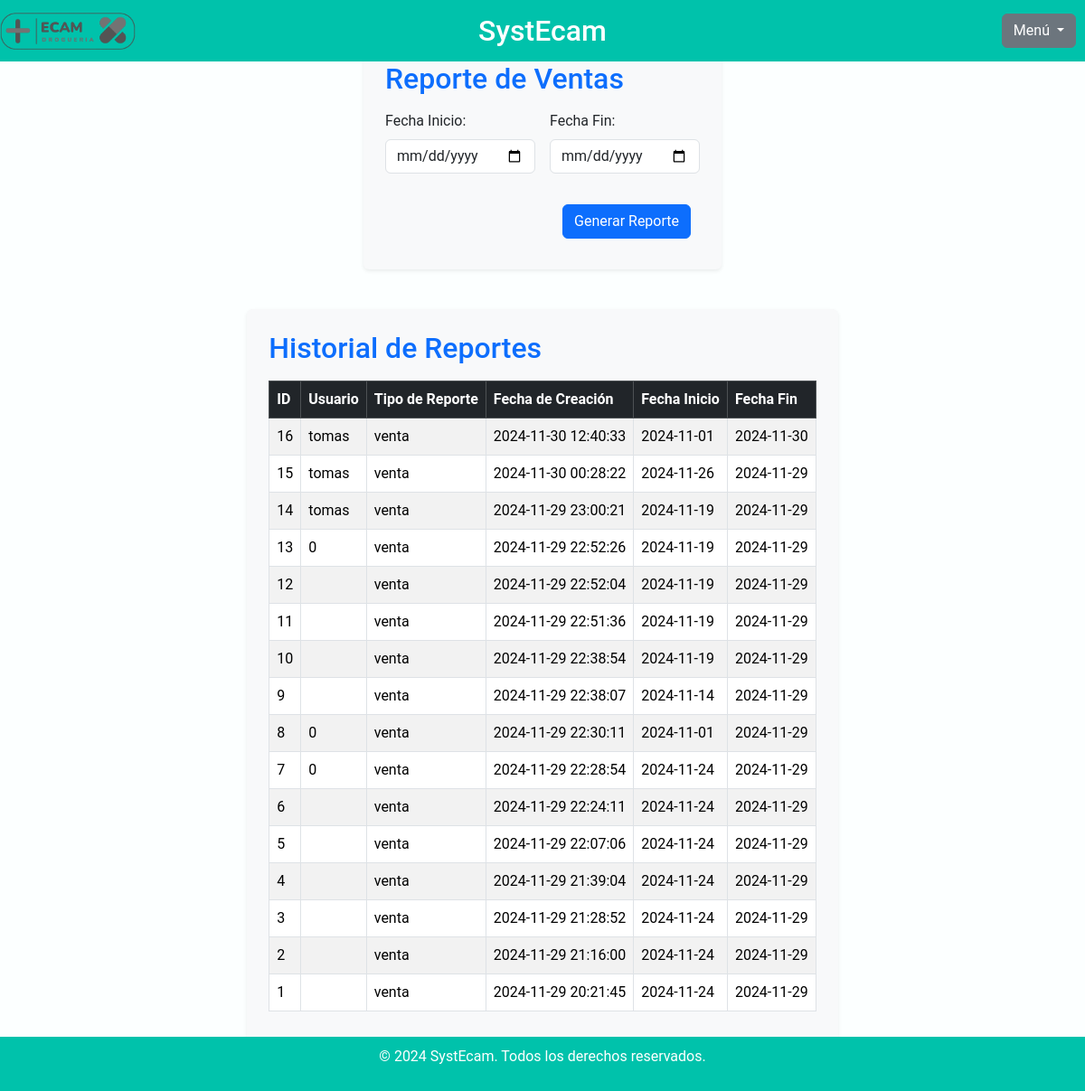
/reporte.php (signed in), run on the app's committed database.
### tables this page shows
CREATE TABLE `historial_reportes` (
  `id_reporte` int(11) NOT NULL,
  `id_usuario` int(45) DEFAULT NULL,
  `tipo_reporte` varchar(255) DEFAULT 'venta',
  `fecha_creacion` datetime DEFAULT current_timestamp(),
  `nombre_usuario` varchar(255) DEFAULT NULL,
  `fecha_inicio` date NOT NULL,
  `fecha_fin` date NOT NULL
);

### reporte.php (the view, shortened to what this page needs)
<?php
require_once 'BaseDatos/Conexion.php';
?>
<!DOCTYPE html>
<html lang="es">
<head>
    <link rel="stylesheet" href="https://cdn.jsdelivr.net/npm/bootstrap-icons@1.11.3/font/bootstrap-icons.min.css">
    <link href="https://cdn.jsdelivr.net/npm/bootstrap@5.3.3/dist/css/bootstrap.min.css" rel="stylesheet">
    <link rel="stylesheet" href="css/reporte.css">
</head>
<body>
    <header>
        <div class="header-container">
            <img src="img/logo.png" alt="SystEcam" class="logo">
            <h1 class="nombre-software">SystEcam</h1>
            <div class="dropdown" style="position: absolute; right: 0;">
                <button class="btn btn-secondary dropdown-toggle" type="button" data-bs-toggle="dropdown" aria-expanded="false">
                    Menú
                </button>
            </div>
        </div>
    </header>
    <main class="container my-4">
        <section class="bg-light p-4 rounded shadow-sm">
            <h2 class="text-primary mb-3">Reporte de Ventas</h2>
            <form id="reportFilterForm" method="POST" action="reporteVentas.php">
                <div class="row g-3">
                    <div class="col-md-6">
                        <label for="fecha_inicio" class="form-label">Fecha Inicio:</label>
                        <input type="date" id="fecha_inicio" name="fecha_inicio" class="form-control" required>
                    </div>
                    <div class="col-md-6">
                        <label for="fecha_fin" class="form-label">Fecha Fin:</label>
                        <input type="date" id="fecha_fin" name="fecha_fin" class="form-control" required>
                    </div>
                </div>
                <div class="mt-4 text-end">
                    <button type="submit" class="btn btn-primary">Generar Reporte</button>
                </div>
            </form>
        </section>
    </main>
<section class="mt-5 bg-light p-4 rounded shadow-sm">
    <h2 class="text-primary mb-3">Historial de Reportes</h2>
    <div class="table-responsive">
        <table class="table table-bordered table-striped">
            <thead class="table-dark">
                <tr>
                    <th>ID</th>
                    <th>Usuario</th>
                    <th>Tipo de Reporte</th>
                    <th>Fecha de Creación</th>
                    <th>Fecha Inicio</th>
                    <th>Fecha Fin</th>
                </tr>
            </thead>
            <tbody>
                <?php
                $sqlHistorial = "SELECT * FROM historial_reportes ORDER BY fecha_creacion DESC";
                $resultHistorial = $conn->query($sqlHistorial);
                if ($resultHistorial->num_rows > 0) {
                    while ($row = $resultHistorial->fetch_assoc()) {
                        echo "<tr>
                                <td>{$row['id_reporte']}</td>
                                <td>{$row['nombre_usuario']}</td>
                                <td>{$row['tipo_reporte']}</td>
                                <td>{$row['fecha_creacion']}</td>
                                <td>{$row['fecha_inicio']}</td>
                                <td>{$row['fecha_fin']}</td>
                              </tr>";
                    }
                } else {
                    echo "<tr><td colspan='6' class='text-center'>No hay registros en el historial.</td></tr>";
                }
                ?>
            </tbody>
        </table>
    </div>
</section>
<br>
<br>
<footer>
    <p>&copy; 2024 SystEcam. Todos los derechos reservados.</p>
</footer>
</body>
</html>

### CSS/reporte.css (style rules this page uses)
* { margin: 0; padding: 0; box-sizing: border-box; }
body { font-family: 'Roboto', Arial, sans-serif; display: flex; flex-direction: column; justify-content: space-between; align-items: center; min-height: 100vh; background-color: #fcffff; }
header { width: 100%; background-color: #00c2ab; padding: 15px 0; position: fixed; top: 0; left: 0; right: 0; z-index: 1000; animation: slideInFromLeft 0.5s ease-out; }
.header-container { display: flex; align-items: center; justify-content: center; width: 80%; margin: 0 auto; }
.logo { max-width: 150px; position: absolute; left: 0; }
.nombre-software { font-size: 2rem; color: white; margin: 0; }
main { margin-top: 0px; padding: 20px; display: flex; flex-direction: column; justify-content: flex-start; align-items: center; }
.mt-5 { margin-top: 0px !important; }
button { background-color: #00c2ab; color: white; border: none; padding: 15px 30px; font-size: 20px; border-radius: 8px; cursor: pointer; margin: 10px; transition: background-color 0.3s ease; display: flex; align-items: center; justify-content: center; }
button, a.button { background-color: #00c2ab; color: white; border: none; padding: 15px 30px; font-size: 20px; border-radius: 8px; cursor: pointer; margin: 10px; transition: background-color 0.3s ease; display: flex; align-items: center; justify-content: center; text-decoration: none; }
footer { width: 100%; background-color: #00c2ab; color: white; text-align: center; padding: 10px 0; position: fixed; bottom: 0; left: 0; right: 0; }

### data on the page
historial_reportes: id_reporte "16", nombre_usuario "tomas", tipo_reporte "venta", fecha_creacion "2024-11-30 12:40:33", fecha_inicio "2024-11-01", fecha_fin "2024-11-30"
historial_reportes: id_reporte "15", nombre_usuario "tomas", tipo_reporte "venta", fecha_creacion "2024-11-30 00:28:22", fecha_inicio "2024-11-26", fecha_fin "2024-11-29"
historial_reportes: id_reporte "14", nombre_usuario "tomas", tipo_reporte "venta", fecha_creacion "2024-11-29 23:00:21", fecha_inicio "2024-11-19", fecha_fin "2024-11-29"
historial_reportes: id_reporte "13", nombre_usuario "0", tipo_reporte "venta", fecha_creacion "2024-11-29 22:52:26", fecha_inicio "2024-11-19", fecha_fin "2024-11-29"
historial_reportes: id_reporte "12", tipo_reporte "venta", fecha_creacion "2024-11-29 22:52:04", fecha_inicio "2024-11-19", fecha_fin "2024-11-29"
historial_reportes: id_reporte "11", tipo_reporte "venta", fecha_creacion "2024-11-29 22:51:36", fecha_inicio "2024-11-19", fecha_fin "2024-11-29"
historial_reportes: id_reporte "10", tipo_reporte "venta", fecha_creacion "2024-11-29 22:38:54", fecha_inicio "2024-11-19", fecha_fin "2024-11-29"
historial_reportes: id_reporte "9", tipo_reporte "venta", fecha_creacion "2024-11-29 22:38:07", fecha_inicio "2024-11-14", fecha_fin "2024-11-29"
historial_reportes: id_reporte "8", nombre_usuario "0", tipo_reporte "venta", fecha_creacion "2024-11-29 22:30:11", fecha_inicio "2024-11-01", fecha_fin "2024-11-29"
historial_reportes: id_reporte "7", nombre_usuario "0", tipo_reporte "venta", fecha_creacion "2024-11-29 22:28:54", fecha_inicio "2024-11-24", fecha_fin "2024-11-29"
historial_reportes: id_reporte "6", tipo_reporte "venta", fecha_creacion "2024-11-29 22:24:11", fecha_inicio "2024-11-24", fecha_fin "2024-11-29"
historial_reportes: id_reporte "5", tipo_reporte "venta", fecha_creacion "2024-11-29 22:07:06", fecha_inicio "2024-11-24", fecha_fin "2024-11-29"
historial_reportes: id_reporte "4", tipo_reporte "venta", fecha_creacion "2024-11-29 21:39:04", fecha_inicio "2024-11-24", fecha_fin "2024-11-29"
historial_reportes: id_reporte "3", tipo_reporte "venta", fecha_creacion "2024-11-29 21:28:52", fecha_inicio "2024-11-24", fecha_fin "2024-11-29"
historial_reportes: id_reporte "2", tipo_reporte "venta", fecha_creacion "2024-11-29 21:16:00", fecha_inicio "2024-11-24", fecha_fin "2024-11-29"
historial_reportes: id_reporte "1", tipo_reporte "venta", fecha_creacion "2024-11-29 20:21:45", fecha_inicio "2024-11-24", fecha_fin "2024-11-29"
